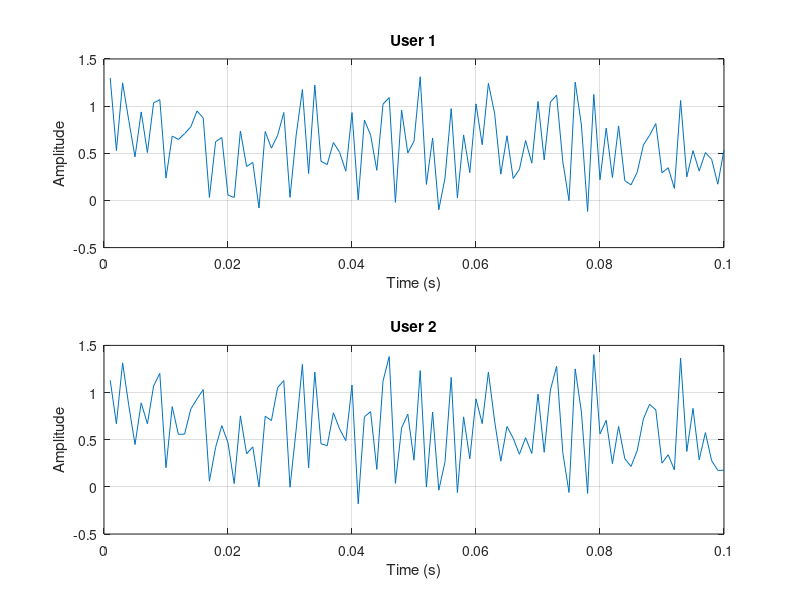

Write the MATLAB code that produced this figure.
% n0.0f bits for transmit signal: 100 bits only - Multiply '/25' for 4 bits
% as original SMT/TNY codes;
close all; clear all;clc;
        TxBits_n = 100;
        t_s=0.001:0.001:0.1;
% distance from Base Station (BS) to Primary User, to User1, to User2 - SMT
% Assuming maximum distance as 10, for attenuation calculation purposes
        DstBStoPUser_dp = 3;
        DstBStoUser1_ds1 = 2;
        DstBStoUser2_ds2 = 4;
        MaxDsttoUser_00 = 10;
      SumSquareDst_00=DstBStoPUser_dp^2+DstBStoUser1_ds1^2+DstBStoUser2_ds2^2;
% signal from BS - Power allocation already applied on signal(???) - SMT:
%       xp=rand(1,n)>0.5;
%       xs1=rand(1,n)>0.2;
%       xs2=rand(1,n)>0.3;
%
% power allocation for Primary User, User1 and User 2 - TNY:
%       pp=0.5;
%       p1=0.3; inverse from SMT: p1<->p2
%       p2=0.2; inverse from SMT: p1<->p2
%
% NOMA corrected: farther away from Base Station (BS), more allocated power;
% Assuming the Base Station (BS) has total power of 1 and will allocate
% power for each User as proportional to squared distance: Pwr ~ Dst^2
%
        TotPwrBS_00 = 1.0;
          % previously suggested: 0.3
          PwrPUser_pp = TotPwrBS_00*(DstBStoPUser_dp^2)/SumSquareDst_00;
          % previously suggested: 0.2
          PwrUser1_p1 = TotPwrBS_00*(DstBStoUser1_ds1^2)/SumSquareDst_00;
          % previously suggested: 0.5
          PwrUser2_p2 = TotPwrBS_00*(DstBStoUser2_ds2^2)/SumSquareDst_00;
%=============================================================================
    %%% Create random binary messages/signals from Base Station (BS)
%=============================================================================
% signal of 'n' bits from BS to Primary User, User1 and User2 based on
% with power allocation already applied??? - SMT:
%       xp=rand(1,n)>0.5;
%       xs1=rand(1,n)>0.2;
%       xs2=rand(1,n)>0.3;
% signal stream of Primary User, User1 and User2 - TNY:
% 'rand' generates any number between [0 and 1], NOT binary, noise included???
%       xp=rand(1,n);
%       xs1=rand(1,n);
%       xs2=rand(1,n);
%
% Correct (actual) binary messages of 'TxBits_n' bits length:
% equal probability of 0 and 1 in every bit;
%   'rand'  generates numbers in [0 to 1], uniformally distributed;
%   Mean is 0.5
%
        SgnPUser_xp = rand(1,TxBits_n) > 0.5;
        SgnUser1_xs1 = rand(1,TxBits_n) > 0.5;
        SgnUser2_xs2 = rand(1,TxBits_n) > 0.5;
%=============================================================================
    %%% Superposition Encoding
%=============================================================================
% Direct sum of signals: incorrect  - SMT: X=xp+xs1+xs2;
% NOMA: Power-domain Multiplexing, sum of products signal*sqrt(power) - TNY:
%
        Enc_X = sqrt(PwrPUser_pp)*SgnPUser_xp;
        Enc_X = sqrt(PwrUser1_p1)*SgnUser1_xs1 + Enc_X;
        Enc_X = sqrt(PwrUser2_p2)*SgnUser2_xs2 + Enc_X;
%=============================================================================
    %%% Received signals for all Users
%=============================================================================
% Adding Gaussian Noise: use 'randn' instead of 'rand':
%   'randn' generates numbers in [-Inf,+Inf], normally distributed (Gaussian);
%   Mean is zero, but with strong concetration in [-1 to +1];
%   'rand'  generates numbers in [0 to 1], uniformally distributed;
%   Mean is 0.5
%
% NOMA: Additive White Gaussian Noise (AWGN) with ZERO MEAN and double-side
%  power spectral density, N0/2.
% Noise variation on time N(t) (addition): different for every bit;
%
% Since 'randn' concetrates in [-1 to +1] or even larger and a bit is only
% [0 or 1], and Power<=1 the Signal-to-Noise Ratio (SNR) could be too low.
% So a constant to reduce Noise level is necessary.
%
        NoiseReduc_0 = 10; 
        NoisePUser_N = randn(1,TxBits_n)/NoiseReduc_0;
        NoiseUser1_N = randn(1,TxBits_n)/NoiseReduc_0;
        NoiseUser2_N = randn(1,TxBits_n)/NoiseReduc_0;
% Channel Attenuation Gain (multiplier): different for every User/channel,
% no variation on time. Attenuation is inversely proportional to the power
% and directly proportional to squared distance.
% As the allocated power is proportional to squared distance: Pwr ~ Dst^2,
% it makes all Attenuations become a "boring" constant (0.71 in this case).
% So a random System Loss inversely proportional to power was included to
% increase the unpredictability of simulation.
%
  SyLosPUser_00 = 1 + rand/(10*PwrPUser_pp);
  AtnGnPUser_00 = TotPwrBS_00/PwrPUser_pp * 1/SyLosPUser_00;
  AtnGnPUser_00 = AtnGnPUser_00*(DstBStoPUser_dp^2)/(MaxDsttoUser_00^2);
  AtnGnPUser_00 = 1 - AtnGnPUser_00;
    SyLosUser1_00 = 1 + rand/(10*PwrUser1_p1);
    AtnGnUser1_00 = TotPwrBS_00/PwrUser1_p1 * 1/SyLosUser1_00;
    AtnGnUser1_00 = AtnGnUser1_00*(DstBStoUser1_ds1^2)/(MaxDsttoUser_00^2);
    AtnGnUser1_00 = 1 - AtnGnUser1_00;
    SyLosUser2_00 = 1 + rand/(10*PwrUser2_p2);
    AtnGnUser2_00 = TotPwrBS_00/PwrUser2_p2 * 1/SyLosUser2_00;
    AtnGnUser2_00 = AtnGnUser2_00*(DstBStoUser2_ds2^2)/(MaxDsttoUser_00^2);
    AtnGnUser2_00 = 1 - AtnGnUser2_00;
%=============================================================================
    %%% Signal received by each User
%=============================================================================
% SMT: bit-lenght iteraction adding a Noise, increasing per bit - incorrect;
% Adding signal/(squared distance) - incorrect;
%        for s=0.1:0.01:1    % noise variation
%            N=s*randn(1,n);
%            ys1=xs1/ds1.^2+N+xp/dp.^2+xs2/ds2.^2
%        end
%
% NOMA: the Superposition Encoding (Enc_X) containing the messages to all
% Users already calculated above is affected by Attenuation (multiplier) and
% Noise (additive) just one time only as in Linear equation below:
%
%          Yk(t) = X(t).Gk + Wk(t)     %where
%
% Yk(t) = superimposed signal received by User[k];
% X(t)  = superimposed signal with all Users messages as transmitted by BS;
% Gk    = channel attenuation gain for the link between BS and User[k];
% Wk(t) = additive White Gaussian Noise (AWGN) at the User[k] with
%         mean ZERO and density N0;
% 
        RxSgnPUser_ysp = Enc_X*AtnGnPUser_00 + NoisePUser_N;
        RxSgnUser1_ys1 = Enc_X*AtnGnUser1_00 + NoiseUser1_N;
        RxSgnUser2_ys2 = Enc_X*AtnGnUser2_00 + NoiseUser2_N;
       figure(1)
%        subplot(3,1,1);plot(t_s,RxSgnPUser_ysp);
%        xlabel('Time (s)');ylabel('Amplitude')
       subplot(2,1,1);plot(t_s,RxSgnUser1_ys1);
       title('User 1');xlabel('Time (s)');ylabel('Amplitude');grid on
       subplot(2,1,2);plot(t_s,RxSgnUser2_ys2);
       title('User 2');xlabel('Time (s)');ylabel('Amplitude');grid on